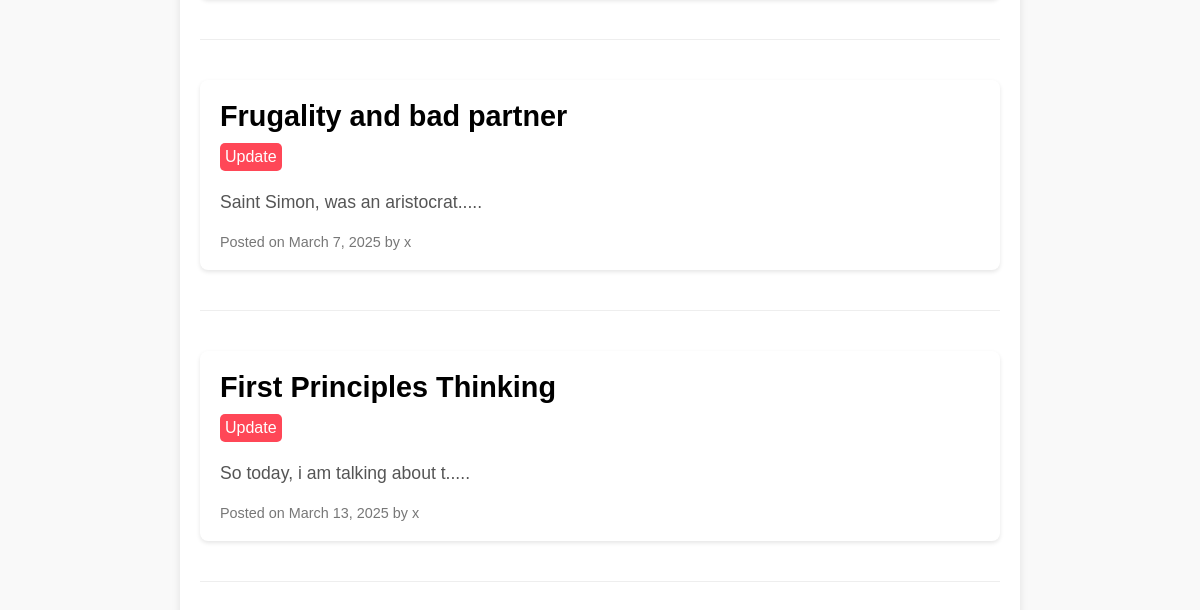
The page /blogs/entries/ (signed in, lower part) on the database as committed earlier.
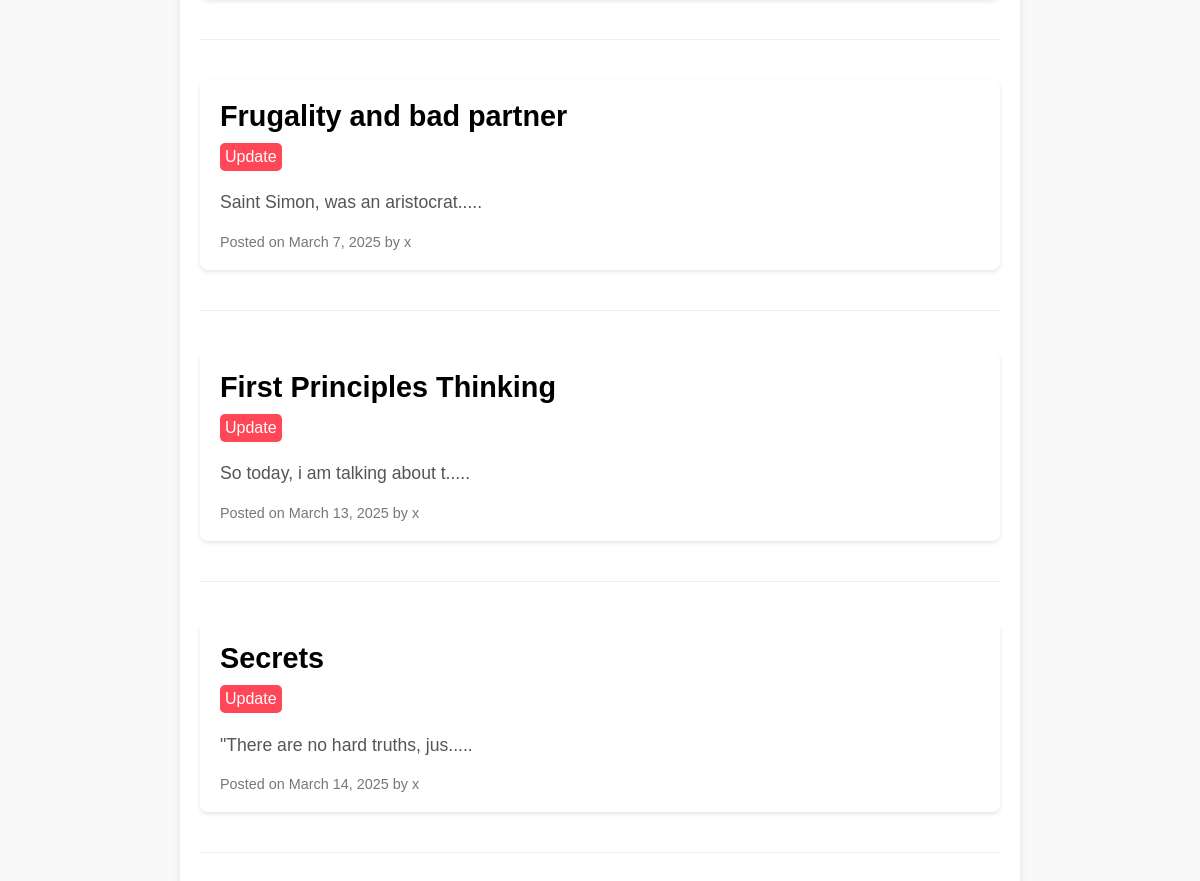
The same page on the database as committed later.
### blogapp/models.py (models this page shows, shortened)
class BlogEntry(models.Model):
    title = models.CharField(max_length=100)
    author = models.ForeignKey('auth.User', on_delete=models.CASCADE)
    particular = models.TextField()
    date = models.DateField(auto_now_add=True)
    blog = models.Manager()
    slug = models.SlugField(blank=True)
    class Meta:
        verbose_name_plural = 'Blog Enteries'
    def get_absolute_url(self):
        return reverse("detail", kwargs={"slug": self.slug})

### blogapp/views.py (the view)
# urls.py: path('entries/',MainPage.as_view(), name='main'),
class MainPage(LoginRequired, ListView):
    model = BlogEntry
    template_name = 'main.html'
    context_object_name = 'blogs'
    slug_field = 'slug'
    slug_url_kwargs = 'slug'
    def get_queryset(self):
        return BlogEntry.blog.filter(author=self.request.user).order_by('date')

### blogapp/mixins.py (called while the page is built)
    def dispatch(self, request, *args, **kwargs):
        if not request.user.is_authenticated:
            return PermissionDenied("You are not allowed to view this page")
        return super().dispatch(request, *args, **kwargs)

### templates/main.html (shortened to what this page needs)
{% extends "base.html" %}
{% block content %}
<div class="blog-container">
    <section class="blog-entries">
        <div class="entries-list">
            {% for blog in blogs %}
                <article class="blog-entry">
                    <a href="{{ blog.get_absolute_url }}"><h3 class="entry-title"><strong>{{ blog.title }}</strong></h3></a>
                    <form action='{% url 'update' blog.slug %}'>
                        <button type='submit' class='updatebutton'>Update</button>
                    </form>
                    <p class="entry-content">{{ blog.particular|slice:":30  " }}.....</p>
                    <p class="entry-meta">Posted on {{ blog.date }} by {{ blog.author }}</p>
                </article>
                <hr class="entry-divider">
            {% endfor %}
        </div>
    </section>
</div>
{% endblock %}

### templates/base.html (shortened to what this page needs)
<!DOCTYPE html>
{% load static %}
<html lang="en">
<head>
    <link href="{% static 'css/style.css' %}" rel="stylesheet" >
</head>
<body>
    {% block content %}
    {% endblock %}
</body>
</html>

### static/css/style.css (style rules this page uses)
body { font-family: "Arial", sans-serif; background-color: #f9f9f9; color: #333; margin: 0; padding: 0; }
.blog-container { max-width: 800px; margin: 0 auto; padding: 20px; background-color: #fff; box-shadow: 0 4px 8px rgba(0, 0, 0, 0.1); border-radius: 8px; }
.updatebutton { background-color: #ff4757; color: white; border: none; padding: 5px 5px; font-size: 1rem; cursor: pointer; border-radius: 5px; }
.blog-entries { margin-top: 20px; }
.entries-list { display: flex; flex-direction: column; gap: 20px; }
.blog-entry { background-color: #fff; padding: 20px; border-radius: 8px; box-shadow: 0 2px 4px rgba(0, 0, 0, 0.1); }
.entry-title { font-size: 1.8rem; color: #000000; margin: 0 0 10px; }
.entry-content { font-size: 1.1rem; line-height: 1.6; color: #555; }
.entry-meta { font-size: 0.9rem; color: #777; margin: 10px 0 0; }
.entry-divider { border: 0; height: 1px; background: #eee; margin: 20px 0; }
a { text-decoration: none; }

Rows that differ between the two databases and show on the page:
added BlogEntry: title "Secrets", particular "\"There are no hard truths, jus", date "March 14, 2025", author "x"
